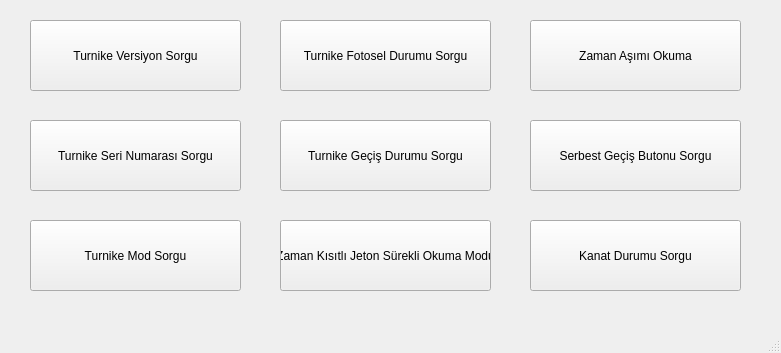
<?xml version="1.0" encoding="UTF-8"?>
<ui version="4.0">
 <class>MainWindow</class>
 <widget class="QMainWindow" name="MainWindow">
  <property name="geometry">
   <rect>
    <x>0</x>
    <y>0</y>
    <width>781</width>
    <height>353</height>
   </rect>
  </property>
  <property name="windowTitle">
   <string>MainWindow</string>
  </property>
  <widget class="QWidget" name="centralwidget">
   <widget class="QPushButton" name="pushButton">
    <property name="geometry">
     <rect>
      <x>30</x>
      <y>20</y>
      <width>211</width>
      <height>71</height>
     </rect>
    </property>
    <property name="text">
     <string>Turnike Versiyon Sorgu</string>
    </property>
   </widget>
   <widget class="QPushButton" name="pushButton_2">
    <property name="geometry">
     <rect>
      <x>30</x>
      <y>120</y>
      <width>211</width>
      <height>71</height>
     </rect>
    </property>
    <property name="text">
     <string>Turnike Seri Numarası Sorgu</string>
    </property>
   </widget>
   <widget class="QPushButton" name="pushButton_3">
    <property name="geometry">
     <rect>
      <x>30</x>
      <y>220</y>
      <width>211</width>
      <height>71</height>
     </rect>
    </property>
    <property name="text">
     <string>Turnike Mod Sorgu</string>
    </property>
   </widget>
   <widget class="QPushButton" name="pushButton_4">
    <property name="geometry">
     <rect>
      <x>280</x>
      <y>20</y>
      <width>211</width>
      <height>71</height>
     </rect>
    </property>
    <property name="text">
     <string>Turnike Fotosel Durumu Sorgu</string>
    </property>
   </widget>
   <widget class="QPushButton" name="pushButton_5">
    <property name="geometry">
     <rect>
      <x>280</x>
      <y>120</y>
      <width>211</width>
      <height>71</height>
     </rect>
    </property>
    <property name="text">
     <string>Turnike Geçiş Durumu Sorgu</string>
    </property>
   </widget>
   <widget class="QPushButton" name="pushButton_6">
    <property name="geometry">
     <rect>
      <x>280</x>
      <y>220</y>
      <width>211</width>
      <height>71</height>
     </rect>
    </property>
    <property name="text">
     <string>Zaman Kısıtlı Jeton Sürekli Okuma Modu</string>
    </property>
   </widget>
   <widget class="QPushButton" name="pushButton_7">
    <property name="geometry">
     <rect>
      <x>530</x>
      <y>20</y>
      <width>211</width>
      <height>71</height>
     </rect>
    </property>
    <property name="text">
     <string>Zaman Aşımı Okuma</string>
    </property>
   </widget>
   <widget class="QPushButton" name="pushButton_8">
    <property name="geometry">
     <rect>
      <x>530</x>
      <y>120</y>
      <width>211</width>
      <height>71</height>
     </rect>
    </property>
    <property name="text">
     <string>Serbest Geçiş Butonu Sorgu</string>
    </property>
   </widget>
   <widget class="QPushButton" name="pushButton_9">
    <property name="geometry">
     <rect>
      <x>530</x>
      <y>220</y>
      <width>211</width>
      <height>71</height>
     </rect>
    </property>
    <property name="text">
     <string>Kanat Durumu Sorgu</string>
    </property>
   </widget>
   <zorder>pushButton_3</zorder>
   <zorder>pushButton</zorder>
   <zorder>pushButton_2</zorder>
   <zorder>pushButton_4</zorder>
   <zorder>pushButton_5</zorder>
   <zorder>pushButton_6</zorder>
   <zorder>pushButton_7</zorder>
   <zorder>pushButton_8</zorder>
   <zorder>pushButton_9</zorder>
  </widget>
  <widget class="QMenuBar" name="menubar">
   <property name="geometry">
    <rect>
     <x>0</x>
     <y>0</y>
     <width>781</width>
     <height>20</height>
    </rect>
   </property>
  </widget>
  <widget class="QStatusBar" name="statusbar"/>
 </widget>
 <resources/>
 <connections/>
</ui>
